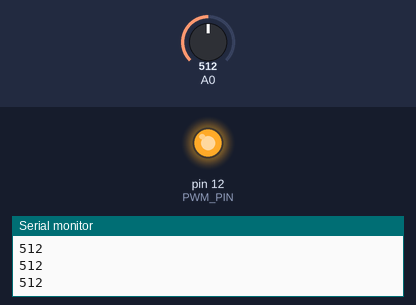
Simulated run of this sketch. Board: Arduino Uno, built with avr-gcc and run on an emulated ATmega328P. Parts: output pins drawn as LEDs (lit = HIGH), the last lines printed to the serial monitor. The test bench sets the inputs (shaded band); at power-on: A0 = 512.

Above: at 1.2 s.
1.3 s: A0 set to 142
2.8 s: A0 set to 115
At 4.0 s:
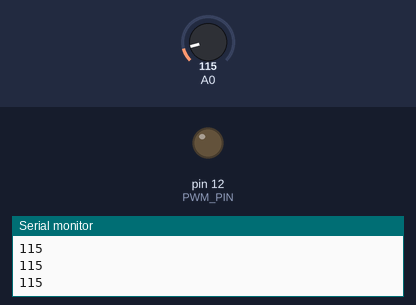
4.3 s: A0 set to 306
At 5.2 s:
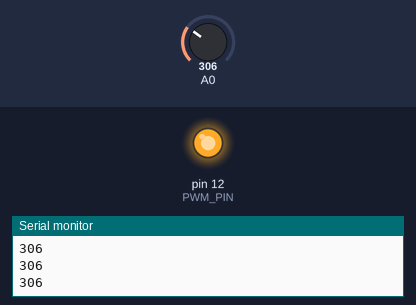
5.8 s: A0 set to 122
At 6.4 s:
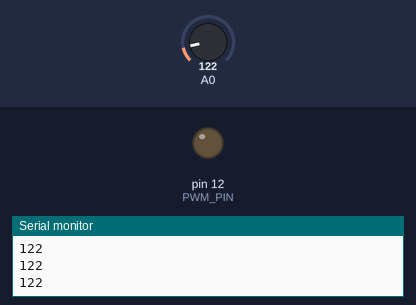
Timing chart, 0 to 8.3 s (numbered marks = the images above; inputs shaded):
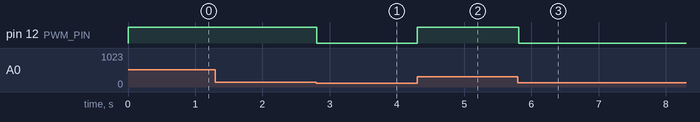

The sketch:

LED_ALS.ino
```cpp
#define PWM_PIN 12

void setup() {
  // put your setup code here, to run once:
  Serial.begin(9600);
  pinMode(PWM_PIN, OUTPUT);
}

void loop() {
  // put your main code here, to run repeatedly:
  int ALS = analogRead(A0);
  Serial.println(ALS);
  analogWrite(PWM_PIN, ALS);

}
```

Measured:
- the behaviour switches between 128 and 127 on A0 (found by bisection; images 0 and 1)
- after the input at 2.8 s, pin 12 (PWM_PIN): HIGH → LOW at once
- after the input at 4.3 s, pin 12 (PWM_PIN): LOW → HIGH at once
- after the input at 5.8 s, pin 12 (PWM_PIN): HIGH → LOW at once
